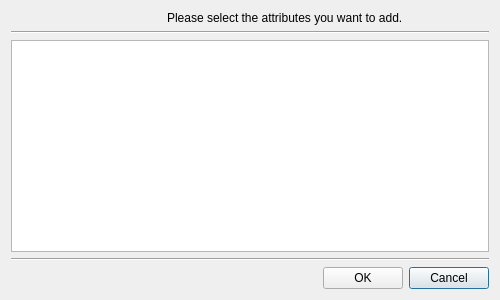
<?xml version="1.0" encoding="UTF-8"?>
<ui version="4.0">
 <class>AddAttributeDialog</class>
 <widget class="QDialog" name="AddAttributeDialog">
  <property name="geometry">
   <rect>
    <x>0</x>
    <y>0</y>
    <width>500</width>
    <height>300</height>
   </rect>
  </property>
  <property name="windowTitle">
   <string>Dialog</string>
  </property>
  <layout class="QGridLayout" name="gridLayout_2">
   <item row="4" column="3">
    <widget class="QPushButton" name="pushButtonCancel">
     <property name="sizePolicy">
      <sizepolicy hsizetype="Fixed" vsizetype="Fixed">
       <horstretch>0</horstretch>
       <verstretch>0</verstretch>
      </sizepolicy>
     </property>
     <property name="text">
      <string>Cancel</string>
     </property>
    </widget>
   </item>
   <item row="4" column="2">
    <widget class="QPushButton" name="pushButtonOk">
     <property name="sizePolicy">
      <sizepolicy hsizetype="Fixed" vsizetype="Fixed">
       <horstretch>0</horstretch>
       <verstretch>0</verstretch>
      </sizepolicy>
     </property>
     <property name="text">
      <string>OK</string>
     </property>
    </widget>
   </item>
   <item row="3" column="0" colspan="4">
    <widget class="Line" name="line">
     <property name="orientation">
      <enum>Qt::Horizontal</enum>
     </property>
    </widget>
   </item>
   <item row="4" column="0" colspan="2">
    <spacer name="horizontalSpacer">
     <property name="orientation">
      <enum>Qt::Horizontal</enum>
     </property>
     <property name="sizeHint" stdset="0">
      <size>
       <width>40</width>
       <height>20</height>
      </size>
     </property>
    </spacer>
   </item>
   <item row="1" column="0" colspan="4">
    <widget class="Line" name="line_2">
     <property name="orientation">
      <enum>Qt::Horizontal</enum>
     </property>
    </widget>
   </item>
   <item row="0" column="0">
    <widget class="QLabel" name="labelMainIcon">
     <property name="text">
      <string/>
     </property>
    </widget>
   </item>
   <item row="0" column="1" colspan="3">
    <widget class="QLabel" name="labelMain">
     <property name="text">
      <string>Please select the attributes you want to add.</string>
     </property>
     <property name="wordWrap">
      <bool>true</bool>
     </property>
    </widget>
   </item>
   <item row="2" column="0" colspan="4">
    <widget class="QTableView" name="tableView">
     <property name="selectionBehavior">
      <enum>QAbstractItemView::SelectRows</enum>
     </property>
     <property name="showGrid">
      <bool>false</bool>
     </property>
     <attribute name="horizontalHeaderStretchLastSection">
      <bool>true</bool>
     </attribute>
     <attribute name="verticalHeaderVisible">
      <bool>false</bool>
     </attribute>
    </widget>
   </item>
  </layout>
 </widget>
 <tabstops>
  <tabstop>pushButtonOk</tabstop>
  <tabstop>pushButtonCancel</tabstop>
  <tabstop>tableView</tabstop>
 </tabstops>
 <resources/>
 <connections>
  <connection>
   <sender>pushButtonCancel</sender>
   <signal>clicked()</signal>
   <receiver>AddAttributeDialog</receiver>
   <slot>reject()</slot>
   <hints>
    <hint type="sourcelabel">
     <x>453</x>
     <y>279</y>
    </hint>
    <hint type="destinationlabel">
     <x>249</x>
     <y>149</y>
    </hint>
   </hints>
  </connection>
  <connection>
   <sender>pushButtonOk</sender>
   <signal>clicked()</signal>
   <receiver>AddAttributeDialog</receiver>
   <slot>accept()</slot>
   <hints>
    <hint type="sourcelabel">
     <x>372</x>
     <y>279</y>
    </hint>
    <hint type="destinationlabel">
     <x>249</x>
     <y>149</y>
    </hint>
   </hints>
  </connection>
 </connections>
</ui>
